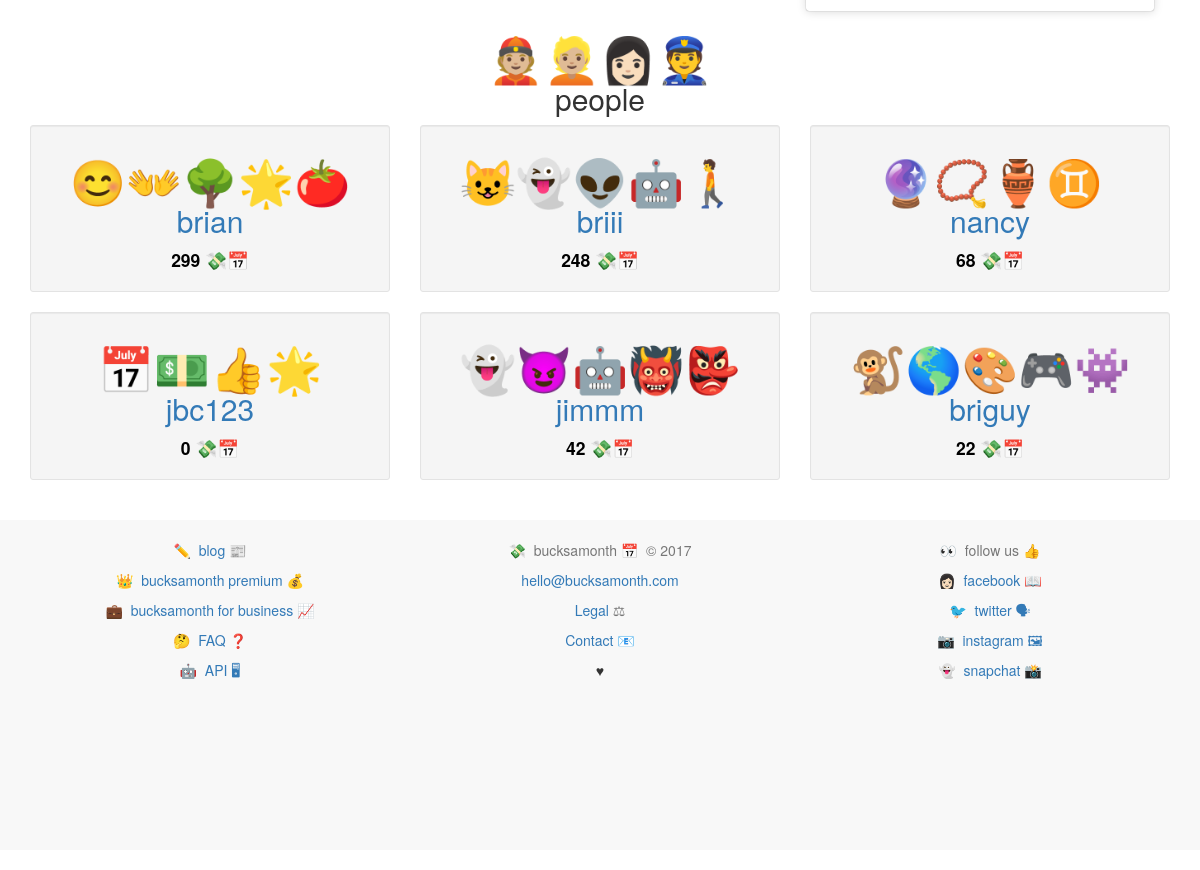
The app's page / (lower part), older data.
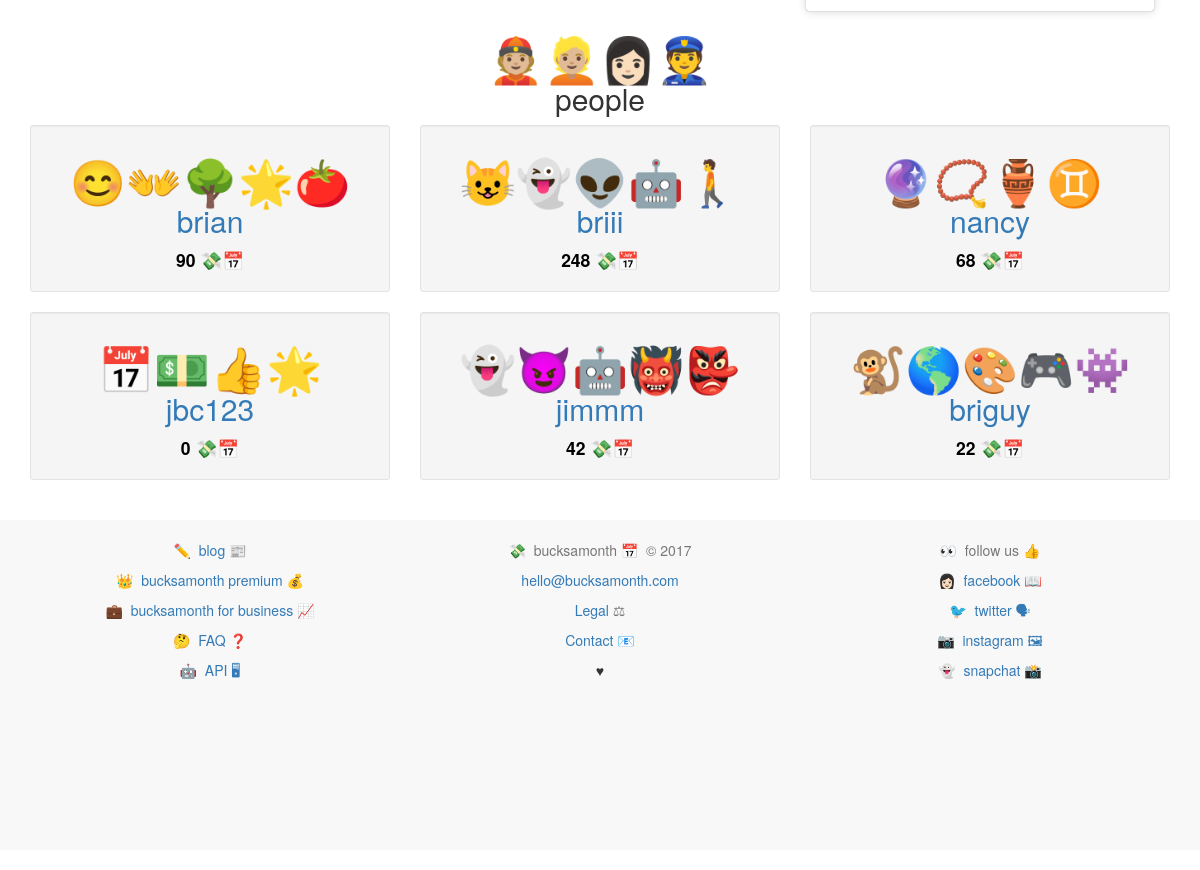
The same page, newer data.
### accounts/models.py (models this page shows, shortened)
class UserProfile(models.Model):
	user = models.OneToOneField(User)
	description = models.CharField(max_length=100, default='')
	twitter = models.CharField(max_length=100, default='')
	emoji = models.CharField(max_length=10, default='')
	facebook_url = models.URLField(max_length=400, blank=True)
	linkedin_url = models.URLField(max_length=400, blank=True)
	website = models.URLField(max_length=400, blank=True)
	setup = models.BooleanField(default=False)
	uid = models.CharField(default=uuid.uuid4, max_length=40)
	email_valid = models.BooleanField(default=False)
	followers = models.ManyToManyField('self')
	join_date = models.DateTimeField(auto_now_add=True, null=True, blank=True)
	def __str__(self):
		return self.user.username
	def tally_bucksamonth(self):
		from services.models import Subscription
		bucksamonth = Subscription.objects.filter(user=self.user.userprofile).aggregate(Sum('bucksamonth'))
		if bucksamonth['bucksamonth__sum']:
			return bucksamonth['bucksamonth__sum']
		else:
			return 0.00

### services/views.py (the view)
# urls.py: url(r'^$', HomeView.as_view(), name='home'),
class HomeView(View):
	def get(self, request, *args, **kwargs):
		services = Service.objects.all()
		categories = Category.objects.all()
		cat_count = len(categories)
		categories = Category.objects.all().annotate(num_cats=Count('service')).order_by('-num_cats')
		categories = categories[:6]
		people = UserProfile.objects.all()[:6]
		featured = Service.objects.filter(featured=True)[:3]
		popular = Service.objects.annotate(num_users=Count('subscription_service')).order_by('-num_users')[:3]
		new = Service.objects.order_by('-date_created')[:3]
		context = {
			'featured':featured,
			'popular':popular,
			'new':new,
			'categories':categories,
			'cat_count':cat_count,
			'people':people,
		}
		return render(request, 'services/home.html', context)

### services/templates/services/home.html (shortened to what this page needs)
{% extends 'base.html' %}
{% block content %}
<div class="container">
<div class="row">
  <div class="col-md-12">
<div class="col-md-4" style="text-align:center;">
<blockquote class="instagram-media" data-instgrm-captioned data-instgrm-version="7" style=" background:#FFF; border:0; border-radius:3px; box-shadow:0 0 1px 0 rgba(0,0,0,0.5),0 1px 10px 0 rgba(0,0,0,0.15); margin: 1px; max-width:658px; padding:0; width:99.375%; width:-webkit-calc(100% - 2px); width:calc(100% - 2px);"><div style="padding:8px;"> </div></blockquote>
</div>
</div>
</div>
<div class="row">
  <div class="col-md-12">
    <div style="text-align:center;"><h2><span style="font-size:1.5em">👲🏼👱🏼👩🏻👮</span><br />people</h2></div>
    {% for person in people %}
    {% cycle '<div class="row">' '' ''  %}
    <div style="text-align:center; text-decoration:none !important" class="col-md-4">
      <div class="col-md-11.5 well well-sm">
        <a style="text-decoration:none" href="{% url 'users:view_profile' username=person.user.username %}">
        <h2 style="text-align:center; text-decoration:none !important"><span style="font-size:1.5em;">{{ person.emoji }}</span><br />{{ person }}</h2>
        <p style="font-size:1.25em; text-align:center;"><strong><span style="color:black;">{{ person.tally_bucksamonth | floatformat:"0"  }}</span></strong> 💸📅</p>
      </a>
    </div>
  </div>
    {% cycle '' '' '</div>' %}
    {% endfor %}
  </div>
</div>
{% endblock %}

Row changes from the older to the newer data that the page shows:
changed UserProfile "brian": tally_bucksamonth "299" → "90"
